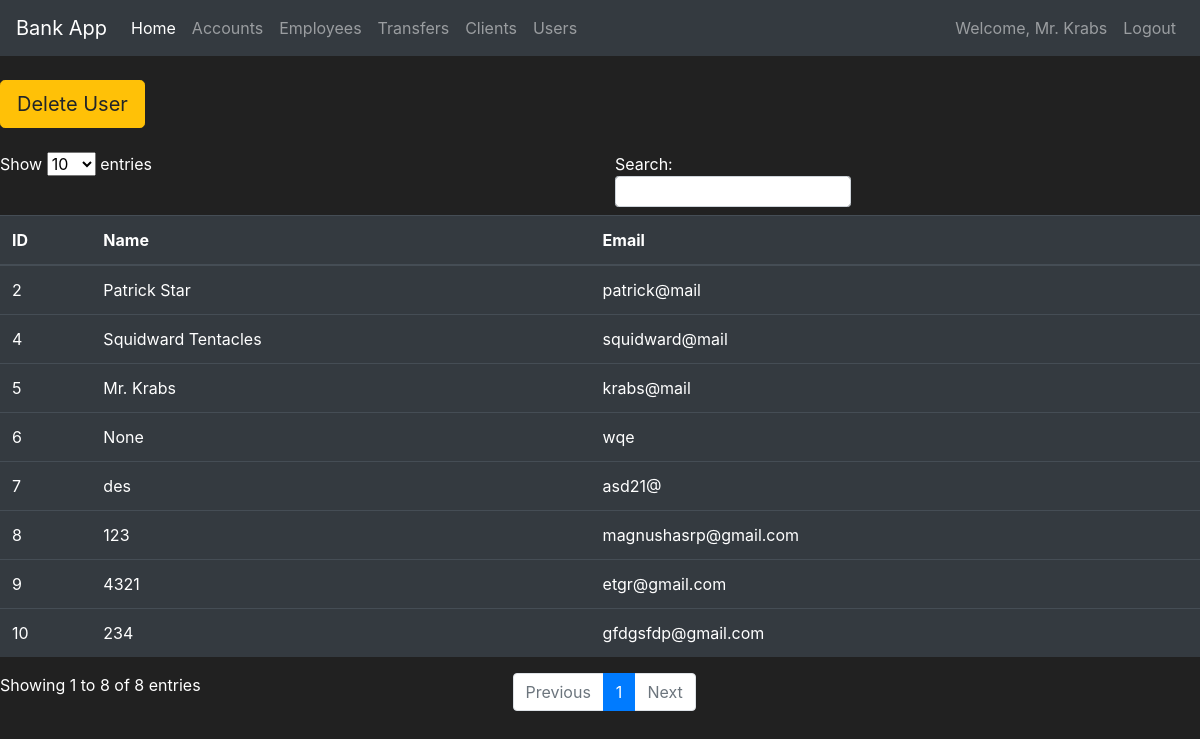
/users (signed in), run on the app's committed database.
### bank/models.py (models this page shows, shortened)
class User(db.Model, UserMixin):
    id = db.Column(db.Integer(), primary_key=True, autoincrement=True)
    name = db.Column(db.String())
    email = db.Column(db.String())
    password = db.Column(db.String)

### bank/routes.py (the view)
@app.route('/users')
@login_required
def users_page():
    users = User.query.all()
    return render_template("users.html", users=users)

### bank/models.py (called while the page is built)
@login_manager.user_loader
def load_user(user_id):
    return User.query.get(int(user_id))

### bank/templates/users.html (shortened to what this page needs)
{% extends "layout.html" %}
{% block body %}
<br>
<div class="expand-md">
    <a class="btn  btn-lg btn-outline btn-warning btn-primary" href="{{ url_for('delete_user_page') }}">Delete User</a>
</div>
<br>
<table id="data" class="table table-hover table-dark">
    <thead>
    <tr>
        <th>ID</th>
        <th>Name</th>
        <th>Email</th>
    </tr>
    </thead>
    <tbody>
    {% for user in users %}
    <tr>
        <td>{{ user.id }}</td>
        <td>{{ user.name }}</td>
        <td>{{ user.email }}</td>
    </tr>
    {% endfor %}
    </tbody>
</table>
{% endblock %}

### bank/templates/layout.html (shortened to what this page needs)
<!doctype html>
<html lang="en">
<head>
    <link rel="stylesheet" href="https://cdn.jsdelivr.net/npm/bootstrap@4.5.3/dist/css/bootstrap.min.css"
>
</head>
<body>
<nav class="navbar navbar-expand-md navbar-dark bg-dark">
    <a class="navbar-brand" href="{{ url_for('home_page') }}">Bank App</a>
    <div class="collapse navbar-collapse" id="navbarNav">
        <ul class="navbar-nav mr-auto">
            <li class="nav-item active">
                <a class="nav-link" href="{{ url_for('home_page') }}">Home <span class="sr-only">(current)</span></a>
            </li>
            <li class="nav-item">
                <a class="nav-link" href="{{ url_for('accounts_page') }}">Accounts</a>
            </li>
            <li class="nav-item">
                <a class="nav-link" href="{{ url_for('employees_page') }}">Employees</a>
            </li>
            <li class="nav-item">
                <a class="nav-link" href="{{ url_for('transfer_page') }}">Transfers</a>
            </li>
            <li class="nav-item">
                <a class="nav-link" href="{{ url_for('clients_page') }}">Clients</a>
            </li>
            <li class="nav-item">
                <a class="nav-link" href="{{ url_for('users_page') }}">Users</a>
            </li>
        </ul>
        {% if current_user.is_authenticated %}
            <ul class="navbar-nav">
                <li class="nav-item">
                    <a class="nav-link">Welcome, {{ current_user.name }}</a>
                </li>
                <li class="nav-item">
                    <a class="nav-link" href="{{ url_for('logout_page') }}">Logout</a>
                </li>
            </ul>
        {% endif %}
    </div>
</nav>
{% block body %}
{% endblock %}
</body>
</html>

### bank/templates/layout.html (style rules this page uses)
body { background-color: #212121; color: white }

### data on the page
User: name "Mr. Krabs", id "5", email "krabs@mail"
User: id "2", name "Patrick Star", email "patrick@mail"
User: id "4", name "Squidward Tentacles", email "squidward@mail"
User: id "6", name "None", email "wqe"
User: id "7", name "des", email "asd21@"
User: id "8", name "123", email "magnushasrp@gmail.com"
User: id "9", name "4321", email "etgr@gmail.com"
User: id "10", name "234", email "gfdgsfdp@gmail.com"
